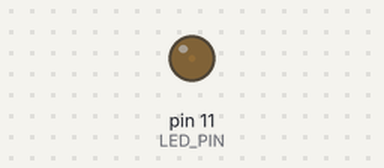
Recording of a sketch running on a simulated Arduino Uno, built with avr-gcc and run on an emulated ATmega328P. Shown: output pins drawn as LEDs (lit = HIGH).

Above: at 0.05 s.
At 6.25 s:
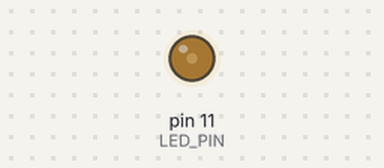
At 19.95 s:
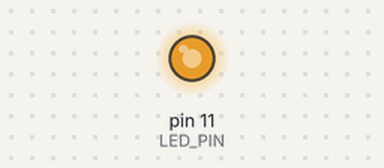
At 39.85 s:
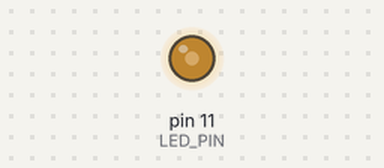
Timing chart, 0 to 40.0 s (numbered marks = the images above):
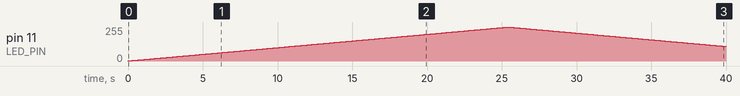

Measured:
- by itself, pin 11 (LED_PIN): rises from 0/255 to 255/255 in 25.4 s, then falls to 110/255 in 14.5 s

The sketch:

PWM.ino
```cpp
const int LED_PIN = 11;
int lightLevel = 0;
int lightIncrement = 1;


void setup() {
  pinMode(LED_PIN, OUTPUT);
}

void loop() {
  int newLevel = lightLevel + lightIncrement;

  if (newLevel == 256 || newLevel == 0) {
    lightIncrement *= -1;
  }

  lightLevel += lightIncrement;
  analogWrite(LED_PIN, lightLevel);
  delay(100);
}
```
